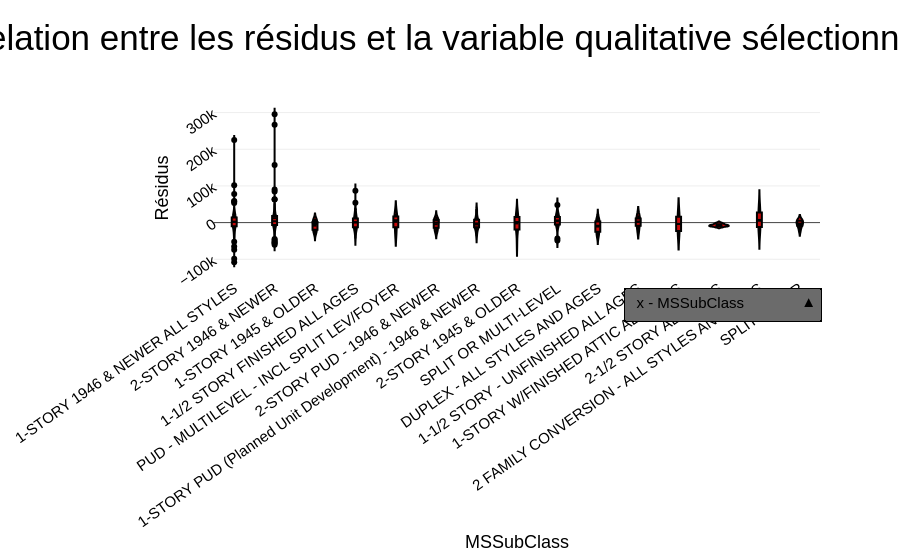

Notebook cell for this chart:
### Code cell
violin(
    df_test,
    "MSSubClass",
    "residus",
    categorical_cols,
)

### Figure 1 — Plotly figure (JSON) as saved in the notebook; plotly's stock layout.template omitted (floating-point values rounded to 4 significant figures; data arrays with more than 128 entries replaced by an {"elided": "..."} marker saying what was removed)
{"data": [{"box": {"visible": true}, "fillcolor": "rgb(200, 10, 10)", "line": {"color": "black"}, "marker": {"color": "black"}, "meanline": {"visible": true}, "type": "violin", "x": {"elided": "482 str values"}, "y": {"elided": "482 float values"}}], "layout": {"title": {"text": "Relation entre les résidus et la variable qualitative sélectionnée"}, "updatemenus": [{"bgcolor": "#6B6B6B", "bordercolor": "#000000", "borderwidth": 1.5, "buttons": [{"args": [{"x": {"elided": "1x482 str values"}}, {"xaxis": {"title": "MSSubClass"}}], "label": "x - MSSubClass", "method": "update"}, {"args": [{"x": {"elided": "1x482 str values"}}, {"xaxis": {"title": "MSZoning"}}], "label": "x - MSZoning", "method": "update"}, {"args": [{"x": {"elided": "1x482 str values"}}, {"xaxis": {"title": "Street"}}], "label": "x - Street", "method": "update"}, {"args": [{"x": {"elided": "1x482 str values"}}, {"xaxis": {"title": "Alley"}}], "label": "x - Alley", "method": "update"}, {"args": [{"x": {"elided": "1x482 str values"}}, {"xaxis": {"title": "LotShape"}}], "label": "x - LotShape", "method": "update"}, {"args": [{"x": {"elided": "1x482 str values"}}, {"xaxis": {"title": "LandContour"}}], "label": "x - LandContour", "method": "update"}, {"args": [{"x": {"elided": "1x482 str values"}}, {"xaxis": {"title": "Utilities"}}], "label": "x - Utilities", "method": "update"}, {"args": [{"x": {"elided": "1x482 str values"}}, {"xaxis": {"title": "LotConfig"}}], "label": "x - LotConfig", "method": "update"}, {"args": [{"x": {"elided": "1x482 str values"}}, {"xaxis": {"title": "LandSlope"}}], "label": "x - LandSlope", "method": "update"}, {"args": [{"x": {"elided": "1x482 str values"}}, {"xaxis": {"title": "Neighborhood"}}], "label": "x - Neighborhood", "method": "update"}, {"args": [{"x": {"elided": "1x482 str values"}}, {"xaxis": {"title": "Condition1"}}], "label": "x - Condition1", "method": "update"}, {"args": [{"x": {"elided": "1x482 str values"}}, {"xaxis": {"title": "Condition2"}}], "label": "x - Condition2", "method": "update"}, {"args": [{"x": {"elided": "1x482 str values"}}, {"xaxis": {"title": "BldgType"}}], "label": "x - BldgType", "method": "update"}, {"args": [{"x": {"elided": "1x482 str values"}}, {"xaxis": {"title": "HouseStyle"}}], "label": "x - HouseStyle", "method": "update"}, {"args": [{"x": {"elided": "1x482 str values"}}, {"xaxis": {"title": "OverallQual"}}], "label": "x - OverallQual", "method": "update"}, {"args": [{"x": {"elided": "1x482 str values"}}, {"xaxis": {"title": "OverallCond"}}], "label": "x - OverallCond", "method": "update"}, {"args": [{"x": {"elided": "1x482 str values"}}, {"xaxis": {"title": "RoofStyle"}}], "label": "x - RoofStyle", "method": "update"}, {"args": [{"x": {"elided": "1x482 str values"}}, {"xaxis": {"title": "RoofMatl"}}], "label": "x - RoofMatl", "method": "update"}, {"args": [{"x": {"elided": "1x482 str values"}}, {"xaxis": {"title": "Exterior1st"}}], "label": "x - Exterior1st", "method": "update"}, {"args": [{"x": {"elided": "1x482 str values"}}, {"xaxis": {"title": "Exterior2nd"}}], "label": "x - Exterior2nd", "method": "update"}, {"args": [{"x": {"elided": "1x482 str values"}}, {"xaxis": {"title": "MasVnrType"}}], "label": "x - MasVnrType", "method": "update"}, {"args": [{"x": {"elided": "1x482 str values"}}, {"xaxis": {"title": "ExterQual"}}], "label": "x - ExterQual", "method": "update"}, {"args": [{"x": {"elided": "1x482 str values"}}, {"xaxis": {"title": "ExterCond"}}], "label": "x - ExterCond", "method": "update"}, {"args": [{"x": {"elided": "1x482 str values"}}, {"xaxis": {"title": "Foundation"}}], "label": "x - Foundation", "method": "update"}, {"args": [{"x": {"elided": "1x482 str values"}}, {"xaxis": {"title": "BsmtQual"}}], "label": "x - BsmtQual", "method": "update"}, {"args": [{"x": {"elided": "1x482 str values"}}, {"xaxis": {"title": "BsmtCond"}}], "label": "x - BsmtCond", "method": "update"}, {"args": [{"x": {"elided": "1x482 str values"}}, {"xaxis": {"title": "BsmtExposure"}}], "label": "x - BsmtExposure", "method": "update"}, {"args": [{"x": {"elided": "1x482 str values"}}, {"xaxis": {"title": "BsmtFinType1"}}], "label": "x - BsmtFinType1", "method": "update"}, {"args": [{"x": {"elided": "1x482 str values"}}, {"xaxis": {"title": "BsmtFinType2"}}], "label": "x - BsmtFinType2", "method": "update"}, {"args": [{"x": {"elided": "1x482 str values"}}, {"xaxis": {"title": "Heating"}}], "label": "x - Heating", "method": "update"}, {"args": [{"x": {"elided": "1x482 str values"}}, {"xaxis": {"title": "HeatingQC"}}], "label": "x - HeatingQC", "method": "update"}, {"args": [{"x": {"elided": "1x482 str values"}}, {"xaxis": {"title": "CentralAir"}}], "label": "x - CentralAir", "method": "update"}, {"args": [{"x": {"elided": "1x482 str values"}}, {"xaxis": {"title": "Electrical"}}], "label": "x - Electrical", "method": "update"}, {"args": [{"x": {"elided": "1x482 str values"}}, {"xaxis": {"title": "KitchenQual"}}], "label": "x - KitchenQual", "method": "update"}, {"args": [{"x": {"elided": "1x482 str values"}}, {"xaxis": {"title": "Functional"}}], "label": "x - Functional", "method": "update"}, {"args": [{"x": {"elided": "1x482 str values"}}, {"xaxis": {"title": "FireplaceQu"}}], "label": "x - FireplaceQu", "method": "update"}, {"args": [{"x": {"elided": "1x482 str values"}}, {"xaxis": {"title": "GarageType"}}], "label": "x - GarageType", "method": "update"}, {"args": [{"x": {"elided": "1x482 str values"}}, {"xaxis": {"title": "GarageFinish"}}], "label": "x - GarageFinish", "method": "update"}, {"args": [{"x": {"elided": "1x482 str values"}}, {"xaxis": {"title": "GarageQual"}}], "label": "x - GarageQual", "method": "update"}, {"args": [{"x": {"elided": "1x482 str values"}}, {"xaxis": {"title": "GarageCond"}}], "label": "x - GarageCond", "method": "update"}, {"args": [{"x": {"elided": "1x482 str values"}}, {"xaxis": {"title": "PavedDrive"}}], "label": "x - PavedDrive", "method": "update"}, {"args": [{"x": {"elided": "1x482 str values"}}, {"xaxis": {"title": "PoolQC"}}], "label": "x - PoolQC", "method": "update"}, {"args": [{"x": {"elided": "1x482 str values"}}, {"xaxis": {"title": "Fence"}}], "label": "x - Fence", "method": "update"}, {"args": [{"x": {"elided": "1x482 str values"}}, {"xaxis": {"title": "MiscFeature"}}], "label": "x - MiscFeature", "method": "update"}, {"args": [{"x": {"elided": "1x482 str values"}}, {"xaxis": {"title": "MoSold"}}], "label": "x - MoSold", "method": "update"}, {"args": [{"x": {"elided": "1x482 str values"}}, {"xaxis": {"title": "YrSold"}}], "label": "x - YrSold", "method": "update"}, {"args": [{"x": {"elided": "1x482 str values"}}, {"xaxis": {"title": "SaleType"}}], "label": "x - SaleType", "method": "update"}, {"args": [{"x": {"elided": "1x482 str values"}}, {"xaxis": {"title": "SaleCondition"}}], "label": "x - SaleCondition", "method": "update"}, {"args": [{"x": {"elided": "1x482 str values"}}, {"xaxis": {"title": "LotShape_agg"}}], "label": "x - LotShape_agg", "method": "update"}, {"args": [{"x": {"elided": "1x482 str values"}}, {"xaxis": {"title": "LotConfig_agg"}}], "label": "x - LotConfig_agg", "method": "update"}, {"args": [{"x": {"elided": "1x482 str values"}}, {"xaxis": {"title": "Neighborhood_agg"}}], "label": "x - Neighborhood_agg", "method": "update"}, {"args": [{"x": {"elided": "1x482 str values"}}, {"xaxis": {"title": "Condition1_agg"}}], "label": "x - Condition1_agg", "method": "update"}, {"args": [{"x": {"elided": "1x482 str values"}}, {"xaxis": {"title": "OverallCond_agg"}}], "label": "x - OverallCond_agg", "method": "update"}, {"args": [{"x": {"elided": "1x482 str values"}}, {"xaxis": {"title": "OverallQual_agg"}}], "label": "x - OverallQual_agg", "method": "update"}, {"args": [{"x": {"elided": "1x482 str values"}}, {"xaxis": {"title": "Exterior1st_agg"}}], "label": "x - Exterior1st_agg", "method": "update"}, {"args": [{"x": {"elided": "1x482 str values"}}, {"xaxis": {"title": "Exterior2nd_agg"}}], "label": "x - Exterior2nd_agg", "method": "update"}, {"args": [{"x": {"elided": "1x482 str values"}}, {"xaxis": {"title": "HeatingQC_agg"}}], "label": "x - HeatingQC_agg", "method": "update"}, {"args": [{"x": {"elided": "1x482 str values"}}, {"xaxis": {"title": "BsmtFullBath_optb"}}], "label": "x - BsmtFullBath_optb", "method": "update"}, {"args": [{"x": {"elided": "1x482 str values"}}, {"xaxis": {"title": "BsmtHalfBath_optb"}}], "label": "x - BsmtHalfBath_optb", "method": "update"}, {"args": [{"x": {"elided": "1x482 str values"}}, {"xaxis": {"title": "FullBath_optb"}}], "label": "x - FullBath_optb", "method": "update"}, {"args": [{"x": {"elided": "1x482 str values"}}, {"xaxis": {"title": "HalfBath_optb"}}], "label": "x - HalfBath_optb", "method": "update"}, {"args": [{"x": {"elided": "1x482 str values"}}, {"xaxis": {"title": "Functional_agg"}}], "label": "x - Functional_agg", "method": "update"}, {"args": [{"x": {"elided": "1x482 str values"}}, {"xaxis": {"title": "Fireplaces_optb"}}], "label": "x - Fireplaces_optb", "method": "update"}, {"args": [{"x": {"elided": "1x482 str values"}}, {"xaxis": {"title": "FireplaceQu_agg"}}], "label": "x - FireplaceQu_agg", "method": "update"}, {"args": [{"x": {"elided": "1x482 str values"}}, {"xaxis": {"title": "GarageType_optb"}}], "label": "x - GarageType_optb", "method": "update"}, {"args": [{"x": {"elided": "1x482 str values"}}, {"xaxis": {"title": "GarageQual_agg"}}], "label": "x - GarageQual_agg", "method": "update"}, {"args": [{"x": {"elided": "1x482 str values"}}, {"xaxis": {"title": "SaleType_optb"}}], "label": "x - SaleType_optb", "method": "update"}, {"args": [{"x": {"elided": "1x482 str values"}}, {"xaxis": {"title": "SaleCondition_optb"}}], "label": "x - SaleCondition_optb", "method": "update"}, {"args": [{"x": {"elided": "1x482 str values"}}, {"xaxis": {"title": "ExterQual_ord"}}], "label": "x - ExterQual_ord", "method": "update"}, {"args": [{"x": {"elided": "1x482 str values"}}, {"xaxis": {"title": "ExterCond_ord"}}], "label": "x - ExterCond_ord", "method": "update"}, {"args": [{"x": {"elided": "1x482 str values"}}, {"xaxis": {"title": "BsmtQual_ord"}}], "label": "x - BsmtQual_ord", "method": "update"}, {"args": [{"x": {"elided": "1x482 str values"}}, {"xaxis": {"title": "BsmtCond_ord"}}], "label": "x - BsmtCond_ord", "method": "update"}, {"args": [{"x": {"elided": "1x482 str values"}}, {"xaxis": {"title": "HeatingQC_ord"}}], "label": "x - HeatingQC_ord", "method": "update"}, {"args": [{"x": {"elided": "1x482 str values"}}, {"xaxis": {"title": "KitchenQual_ord"}}], "label": "x - KitchenQual_ord", "method": "update"}, {"args": [{"x": {"elided": "1x482 str values"}}, {"xaxis": {"title": "FireplaceQu_ord"}}], "label": "x - FireplaceQu_ord", "method": "update"}, {"args": [{"x": {"elided": "1x482 str values"}}, {"xaxis": {"title": "GarageQual_ord"}}], "label": "x - GarageQual_ord", "method": "update"}, {"args": [{"x": {"elided": "1x482 str values"}}, {"xaxis": {"title": "GarageCond_ord"}}], "label": "x - GarageCond_ord", "method": "update"}, {"args": [{"x": {"elided": "1x482 str values"}}, {"xaxis": {"title": "PoolQC_ord"}}], "label": "x - PoolQC_ord", "method": "update"}, {"args": [{"x": {"elided": "1x482 str values"}}, {"xaxis": {"title": "Neighborhood_agg2"}}], "label": "x - Neighborhood_agg2", "method": "update"}], "direction": "up", "showactive": true, "x": 1, "xanchor": "right", "y": -0.25, "yanchor": "bottom"}], "xaxis": {"title": {"text": "MSSubClass"}}, "yaxis": {"title": {"text": "Résidus"}}}}
